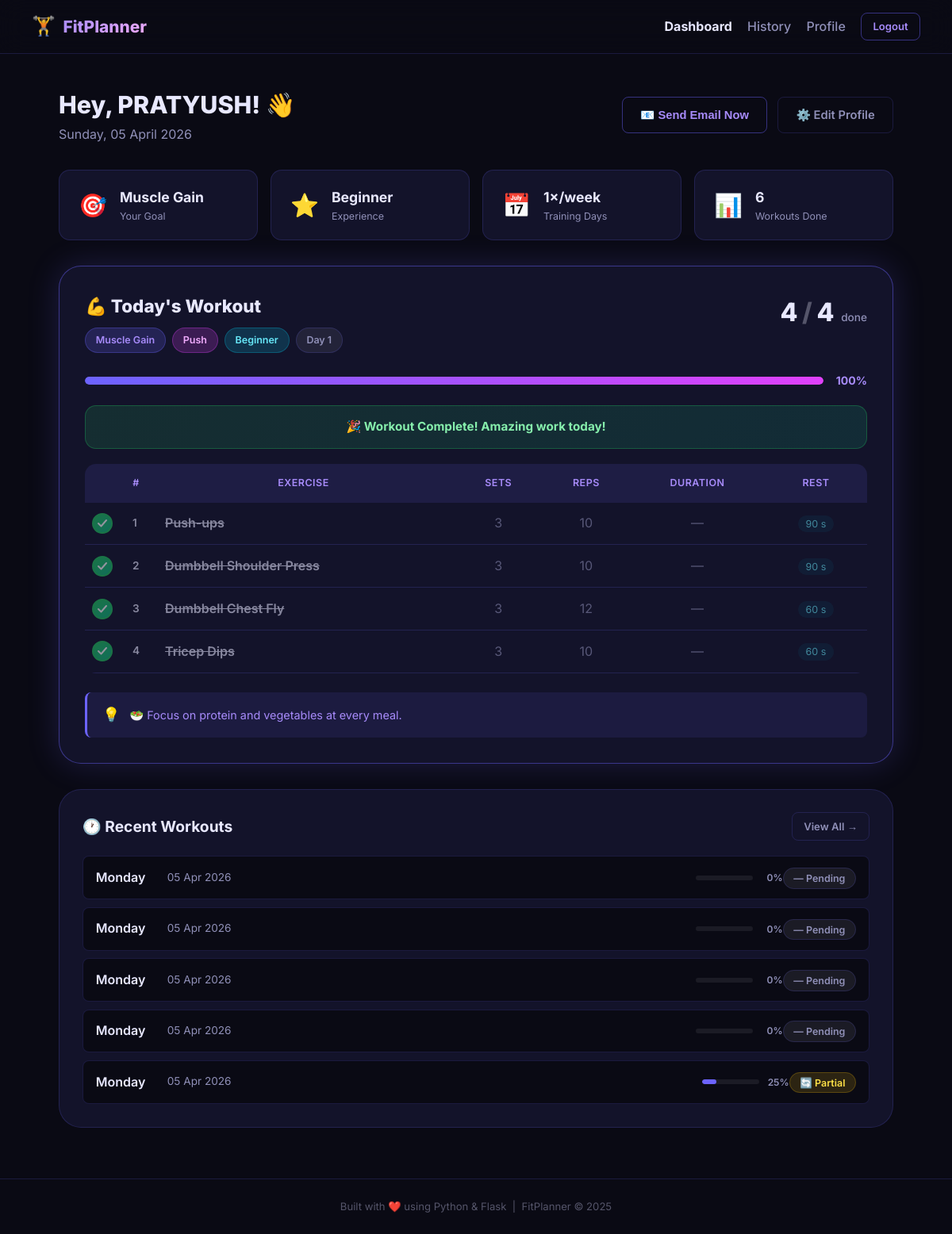
The app's page /dashboard (signed in) with its own data.
### models.py (models this page shows, shortened)
class User(db.Model):
    __tablename__ = "users"
    id            = db.Column(db.Integer, primary_key=True)
    name          = db.Column(db.String(100), nullable=False)
    email         = db.Column(db.String(150), unique=True, nullable=False)
    password_hash = db.Column(db.String(256), nullable=False)
    fitness_goal     = db.Column(db.String(50))
    experience_level = db.Column(db.String(50))
    days_per_week    = db.Column(db.Integer)
    age              = db.Column(db.Integer)
    weight_kg        = db.Column(db.Float)
    height_cm        = db.Column(db.Float)
    email_time = db.Column(db.String(5), default="07:00")
    created_at = db.Column(db.DateTime, default=datetime.utcnow)
    logs = db.relationship("WorkoutLog", backref="user", lazy=True)

class ExerciseProgress(db.Model):
    __tablename__ = "exercise_progress"
    id            = db.Column(db.Integer, primary_key=True)
    log_id        = db.Column(
        db.Integer, db.ForeignKey("workout_logs.id"), nullable=False
    )
    exercise_name = db.Column(db.String(150), nullable=False)
    completed     = db.Column(db.Boolean, default=False)
    completed_at  = db.Column(db.DateTime, nullable=True)  # timestamp of toggle

class WorkoutLog(db.Model):
    __tablename__ = "workout_logs"
    id         = db.Column(db.Integer, primary_key=True)
    user_id    = db.Column(db.Integer, db.ForeignKey("users.id"), nullable=False)
    day_name   = db.Column(db.String(20))
    plan_text  = db.Column(db.Text)
    sent_at    = db.Column(db.DateTime, default=datetime.utcnow)
    email_sent = db.Column(db.Boolean, default=False)
    log_date       = db.Column(db.Date, default=dt.date.today)
    completion_pct = db.Column(db.Integer, default=0)
    exercises = db.relationship(
        "ExerciseProgress", backref="log",
        lazy=True, cascade="all, delete-orphan"
    )

### routes.py (the view)
@bp.route("/dashboard")
@login_required
def dashboard():
    user = current_user()
    from scheduler import _get_day_index
    day_index = _get_day_index(user)
    plan = generate_workout_plan(user, day_index)
    today_log = _get_or_create_today_log(user, plan)
    progress_map = {}
    if today_log and today_log.exercises:
        for p in today_log.exercises:
            progress_map[p.exercise_name] = p
    logs = (WorkoutLog.query
        .filter_by(user_id=user.id)
        .order_by(WorkoutLog.sent_at.desc())
        .limit(10).all()
    )
    today_str = datetime.datetime.now().strftime("%A, %d %B %Y")
    return render_template(
        "dashboard.html",
        user=user,
        plan=plan,
        logs=logs,
        today=today_str,
        day_index=day_index,
        today_log=today_log,
        progress_map=progress_map
    )

### routes.py (called while the page is built)
def current_user():
    uid = session.get("user_id")
    if uid:
        return User.query.get(uid)
    return None

def login_required(f):
    from functools import wraps
    @wraps(f)
    def decorated(*args, **kwargs):
        if not session.get("user_id"):
            flash("Please log in to access that page.", "warning")
            return redirect(url_for("main.login"))
        return f(*args, **kwargs)
    return decorated

### scheduler.py (called while the page is built)
def _get_day_index(user) -> int:
    from models import WorkoutLog
    count = WorkoutLog.query.filter_by(user_id=user.id).count()
    return count % (user.days_per_week or 7)

### workout_engine.py (called while the page is built)
def generate_workout_plan(user, day_index: int = 0) -> dict:
    goal       = user.fitness_goal or "general_fitness"
    experience = user.experience_level or "beginner"
    rotation   = DAY_ROTATION.get(goal, DAY_ROTATION["general_fitness"])
    day_type   = rotation[day_index % len(rotation)]
    try:
        exercises = EXERCISE_LIBRARY[goal][experience][day_type]
    except KeyError:
        exercises = EXERCISE_LIBRARY["general_fitness"]["beginner"]["full_body"]
    tip = random.choice(TIPS)
    return {
        "goal_label": GOAL_LABELS.get(goal, goal),
        "day_type":   day_type.replace("_", " ").title(),
        "experience": experience.title(),
        "exercises":  exercises,
        "tip":        tip,
    }

### templates/dashboard.html (shortened to what this page needs)
{% extends "base.html" %}
{% block content %}
<div class="page-container">
  <div class="dashboard-welcome">
    <div>
      <h1>Hey, {{ user.name }}! 👋</h1>
      <p class="text-muted">{{ today }}</p>
    </div>
    <div class="dashboard-actions">
      <button class="btn btn-outline" id="sendNowBtn" onclick="sendNow()">
        <span id="sendBtnText">📧 Send Email Now</span>
      </button>
      <a href="{{ url_for('main.profile') }}" class="btn btn-ghost">⚙️ Edit Profile</a>
    </div>
  </div>
  {% if not user.fitness_goal %}
  <div class="setup-banner">
    <div class="setup-icon">⚠️</div>
    <div>
      <h3>Complete Your Profile First!</h3>
      <p>You need to set your fitness goal and schedule before we can generate your plan.</p>
    </div>
    <a href="{{ url_for('main.profile') }}" class="btn btn-primary">Set Up Profile →</a>
  </div>
  {% else %}
  <div class="stats-row">
    <div class="stat-card">
      <div class="stat-icon">🎯</div>
      <div class="stat-info">
        <span class="stat-value">{{ user.fitness_goal.replace('_',' ').title() }}</span>
        <span class="stat-label">Your Goal</span>
      </div>
    </div>
    <div class="stat-card">
      <div class="stat-icon">⭐</div>
      <div class="stat-info">
        <span class="stat-value">{{ user.experience_level.title() }}</span>
        <span class="stat-label">Experience</span>
      </div>
    </div>
    <div class="stat-card">
      <div class="stat-icon">📅</div>
      <div class="stat-info">
        <span class="stat-value">{{ user.days_per_week }}×/week</span>
        <span class="stat-label">Training Days</span>
      </div>
    </div>
    <div class="stat-card">
      <div class="stat-icon">📊</div>
      <div class="stat-info">
        <span class="stat-value">{{ logs|length }}</span>
        <span class="stat-label">Workouts Done</span>
      </div>
    </div>
  </div>
  {% if plan %}
  <div class="plan-card" id="planCard">
    <div class="plan-header">
      <div>
        <h2>💪 Today's Workout</h2>
        <div class="plan-badges">
          <span class="badge badge-purple">{{ plan.goal_label }}</span>
          <span class="badge badge-pink">{{ plan.day_type }}</span>
          <span class="badge badge-cyan">{{ plan.experience }}</span>
          <span class="badge badge-gray">Day {{ day_index + 1 }}</span>
        </div>
      </div>
      <div class="completion-counter">
        <span id="doneCount">{{ progress_map.values()|selectattr('completed')|list|length }}</span>
        <span class="completion-sep">/</span>
        <span>{{ plan.exercises|length }}</span>
        <span class="completion-label">done</span>
      </div>
    </div>
    {% set done_count = progress_map.values()|selectattr('completed')|list|length %}
    {% set total_count = plan.exercises|length %}
    {% set pct = ((done_count / total_count) * 100)|int if total_count > 0 else 0 %}
    <div class="progress-section">
      <div class="progress-bar-track">
        <div class="progress-bar-fill" id="progressFill"
             style="width: {{ pct }}%"
             data-pct="{{ pct }}"></div>
      </div>
      <span class="progress-pct" id="progressPct">{{ pct }}%</span>
    </div>
    {% if pct == 100 %}
    <div class="completed-banner" id="completedBanner">
      🎉 Workout Complete! Amazing work today!
    </div>
    {% else %}
    <div class="completed-banner" id="completedBanner" style="display:none;">
      🎉 Workout Complete! Amazing work today!
    </div>
    {% endif %}
    <div class="table-wrapper">
      <table class="exercise-table">
        <thead>
          <tr>
            <th style="width:44px;"></th>
            <th>#</th>
            <th>Exercise</th>
            <th>Sets</th>
            <th>Reps</th>
            <th>Duration</th>
            <th>Rest</th>
          </tr>
        </thead>
        <tbody>
          {% for ex in plan.exercises %}
          {% set prog = progress_map.get(ex.name) %}
          {% set is_done = prog.completed if prog else false %}
          <tr class="exercise-row {% if is_done %}exercise-done{% endif %}"
              id="row-{{ loop.index }}"
              style="animation-delay: {{ loop.index0 * 0.07 }}s">
            <td class="check-cell">
              <label class="check-wrap" title="Mark as complete">
                <span class="checkmark">
                  <svg viewBox="0 0 12 10" fill="none">
                    <path d="M1 5l3.5 3.5L11 1" stroke="currentColor" stroke-width="2"
                          stroke-linecap="round" stroke-linejoin="round"/>
                  </svg>
                </span>
              </label>
            </td>
            <td class="ex-num">{{ loop.index }}</td>
            <td class="ex-name">{{ ex.name }}</td>
            <td>{{ ex.sets if ex.sets else '—' }}</td>
            <td>{{ ex.reps if ex.reps else '—' }}</td>
            <td>{{ ex.duration if ex.duration else '—' }}</td>
            <td><span class="rest-badge">{{ ex.rest if ex.rest else '—' }}</span></td>
          </tr>
          {% endfor %}
        </tbody>
      </table>
    </div>
    <div class="tip-bar">
      <span class="tip-icon">💡</span>
      <span>{{ plan.tip }}</span>
    </div>
  </div>
  {% endif %}
  {% if logs %}
  <div class="history-preview">
    <div class="section-header">
      <h2>🕐 Recent Workouts</h2>
      <a href="{{ url_for('main.history') }}" class="btn btn-ghost btn-sm">View All →</a>
    </div>
    <div class="log-list">
      {% for log in logs[:5] %}
      <div class="log-item">
        <div class="log-day">{{ log.day_name }}</div>
        <div class="log-date">{{ log.sent_at.strftime('%d %b %Y') }}</div>
        <div class="log-progress">
          <div class="log-progress-track">
            <div class="log-progress-fill"
                 style="width:{{ log.completion_pct }}%;
                        background: {{ 'var(--green)' if log.completion_pct == 100 else 'var(--purple)' }}">
            </div>
          </div>
          <span class="log-pct">{{ log.completion_pct }}%</span>
        </div>
        <div>
          {% if log.email_sent %}
            <span class="badge badge-green">✅ Emailed</span>
          {% elif log.completion_pct == 100 %}
            <span class="badge badge-green">✅ Done</span>
          {% elif log.completion_pct > 0 %}
            <span class="badge badge-yellow">🔄 Partial</span>
          {% else %}
            <span class="badge badge-gray">— Pending</span>
          {% endif %}
        </div>
      </div>
      {% endfor %}
    </div>
  </div>
  {% endif %}
  {% endif %}
</div>
{% endblock %}

### templates/base.html (shortened to what this page needs)
<!DOCTYPE html>
<html lang="en">
<head>
  <link rel="stylesheet" href="{{ url_for('static', filename='css/style.css') }}" />
</head>
<body>
  <nav class="navbar">
    <a href="{{ url_for('main.index') }}" class="nav-brand">
      <span class="brand-icon">🏋️</span>
      <span class="brand-text">FitPlanner</span>
    </a>
    <div class="nav-links">
      {% if user %}
        <a href="{{ url_for('main.dashboard') }}" class="nav-link">Dashboard</a>
        <a href="{{ url_for('main.history') }}"   class="nav-link">History</a>
        <a href="{{ url_for('main.profile') }}"   class="nav-link">Profile</a>
        <a href="{{ url_for('main.logout') }}"    class="btn btn-outline btn-sm">Logout</a>
      {% else %}
        <a href="{{ url_for('main.login') }}"    class="nav-link">Login</a>
        <a href="{{ url_for('main.register') }}" class="btn btn-primary btn-sm">Get Started</a>
      {% endif %}
    </div>
  </nav>
  <main class="main-content">
    {% block content %}{% endblock %}
  </main>
  <footer class="footer">
    <p>Built with ❤️ using Python &amp; Flask &nbsp;|&nbsp; FitPlanner © 2025</p>
  </footer>
</body>
</html>

### records on screen
User: name "PRATYUSH", fitness_goal.replace "Muscle Gain", experience_level "Beginner", days_per_week "1", experience "Beginner"
ExerciseProgress: name "Push-ups", sets "3", reps "10", duration "—", rest "90 s"
ExerciseProgress: name "Dumbbell Shoulder Press", sets "3", reps "10", duration "—", rest "90 s"
ExerciseProgress: name "Dumbbell Chest Fly", id "3", reps "12", duration "—", rest "60 s"
ExerciseProgress: name "Tricep Dips", sets "3", reps "10", duration "—", rest "60 s"
WorkoutLog: day_name "Monday", sent_at "05 Apr 2026", completion_pct "0", email_sent "— Pending"
WorkoutLog: day_name "Monday", sent_at "05 Apr 2026", completion_pct "0", email_sent "— Pending"
WorkoutLog: day_name "Monday", sent_at "05 Apr 2026", completion_pct "0", email_sent "— Pending"
WorkoutLog: day_name "Monday", sent_at "05 Apr 2026", completion_pct "0", email_sent "— Pending"
WorkoutLog: day_name "Monday", sent_at "05 Apr 2026", completion_pct "25", email_sent "🔄 Partial"

### other values on screen
{{ logs|length }} "6"
{{ plan.goal_label }} "Muscle Gain"
{{ plan.day_type }} "Push"
{{ day_index + 1 }} "1"
{{ progress_map.values()|selectattr('completed')|list|length }} "4"
{{ plan.exercises|length }} "4"
{{ pct }} "100"
{{ plan.tip }} "🥗 Focus on protein and vegetables at every meal."
